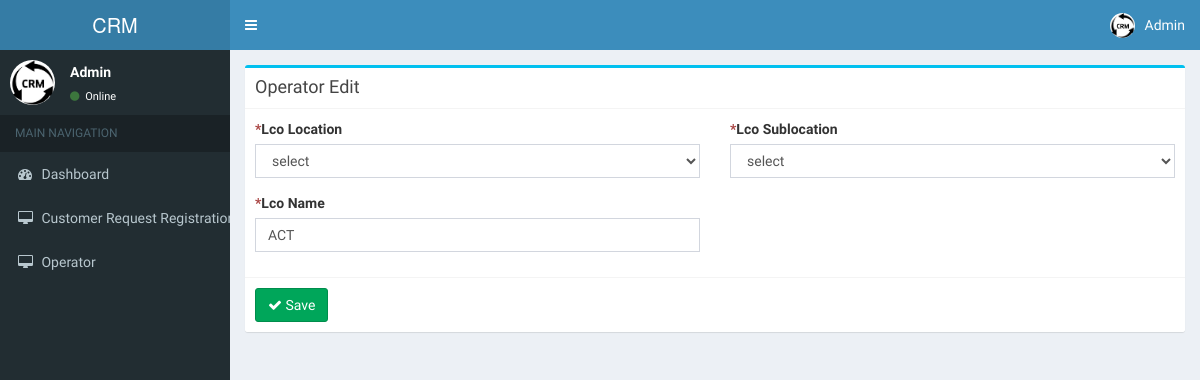
/operator/edit/3, run on an earlier commit of the app's database.
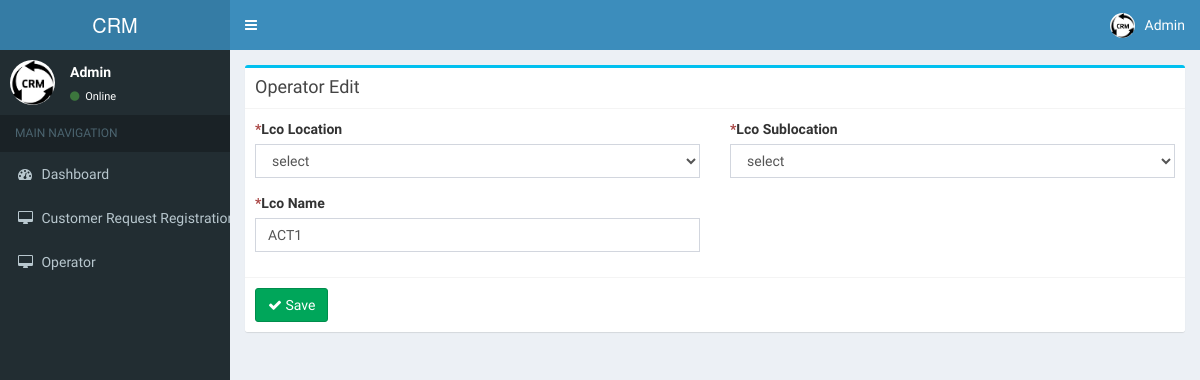
And on a later commit of the database.
### tables this page shows
CREATE TABLE IF NOT EXISTS `operators` (
`id` int(11) NOT NULL,
  `lco_id` varchar(50) NOT NULL,
  `lco_name` varchar(100) NOT NULL,
  `lco_location` varchar(100) NOT NULL,
  `lco_sublocation` varchar(100) NOT NULL
);

### application/controllers/Operator.php (called while the page is built, shortened)
<?php
class Operator extends CI_Controller{
    function __construct()
    {
        $this->load->model('Operator_model');
    }
    function edit($id)
    {
        $data['operator'] = $this->Operator_model->get_operator($id);
        if(isset($data['operator']['id']))
        {
            $this->load->library('form_validation');
			$this->form_validation->set_rules('lco_location','Lco Location','required|max_length[100]');
			$this->form_validation->set_rules('lco_sublocation','Lco Sublocation','required|max_length[100]');
			$this->form_validation->set_rules('lco_name','Lco Name','required|max_length[100]');
			if($this->form_validation->run())
            {
                $params = array(
					'lco_location' => $this->input->post('lco_location'),
					'lco_sublocation' => $this->input->post('lco_sublocation'),
					'lco_name' => $this->input->post('lco_name'),
                );
                $this->Operator_model->update_operator($id,$params);
                redirect('operator/index');
            }
            else
            {
                $data['_view'] = 'operator/edit';
                $this->load->view('layouts/main',$data);
            }
        }
        else
            show_error('The operator you are trying to edit does not exist.');
    }
}

### index.php (called while the page is built, shortened)
<?php
require_once BASEPATH.'core/CodeIgniter.php';

### application/models/Operator_model.php (called while the page is built, shortened)
<?php
class Operator_model extends CI_Model
{
    function get_operator($id)
    {
        return $this->db->get_where('operators',array('id'=>$id))->row_array();
    }
}

### application/views/operator/edit.php (the view, shortened to what this page needs)
<div class="row">
    <div class="col-md-12">
      	<div class="box box-info">
            <div class="box-header with-border">
              	<h3 class="box-title">Operator Edit</h3>
            </div>
			<?php echo form_open('operator/edit/'.$operator['id']); ?>
			<div class="box-body">
				<div class="row clearfix">
					<div class="col-md-6">
						<label for="lco_location" class="control-label"><span class="text-danger">*</span>Lco Location</label>
						<div class="form-group">
							<select name="lco_location" class="form-control">
								<option value="">select</option>
							</select>
						</div>
					</div>
					<div class="col-md-6">
						<label for="lco_sublocation" class="control-label"><span class="text-danger">*</span>Lco Sublocation</label>
						<div class="form-group">
							<select name="lco_sublocation" class="form-control">
								<option value="">select</option>
							</select>
						</div>
					</div>
					<div class="col-md-6">
						<label for="lco_name" class="control-label"><span class="text-danger">*</span>Lco Name</label>
						<div class="form-group">
							<input type="text" name="lco_name" value="<?php echo ($this->input->post('lco_name') ? $this->input->post('lco_name') : $operator['lco_name']); ?>" class="form-control" id="lco_name" />
						</div>
					</div>
				</div>
			</div>
			<div class="box-footer">
            	<button type="submit" class="btn btn-success">
					<i class="fa fa-check"></i> Save
				</button>
	        </div>
			<?php echo form_close(); ?>
		</div>
    </div>
</div>

What changed in the data, as far as the page shows it:
changed operators: lco_name "ACT" → "ACT1"
